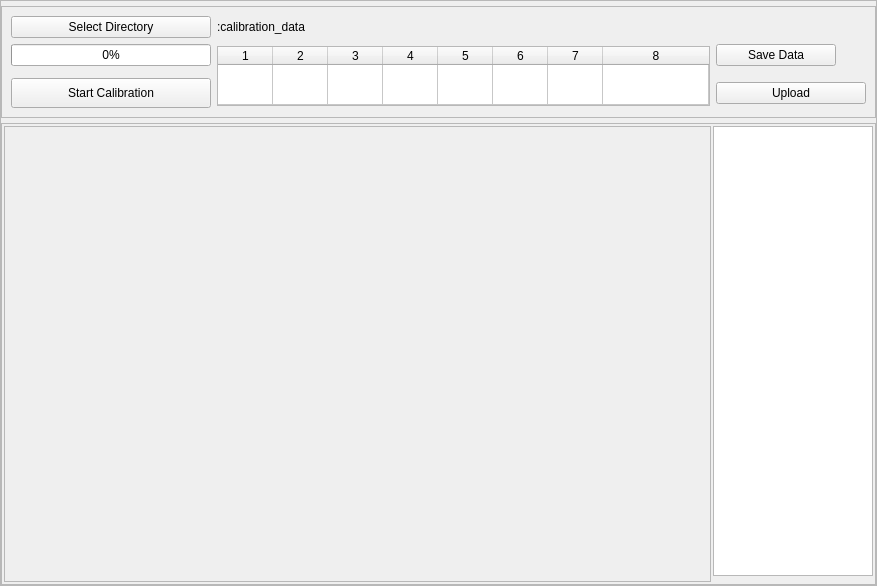
<?xml version="1.0" encoding="UTF-8"?>
<ui version="4.0">
 <class>MainWindow</class>
 <widget class="QMainWindow" name="MainWindow">
  <property name="geometry">
   <rect>
    <x>0</x>
    <y>0</y>
    <width>877</width>
    <height>586</height>
   </rect>
  </property>
  <property name="windowTitle">
   <string>MainWindow</string>
  </property>
  <widget class="QWidget" name="centralwidget">
   <layout class="QGridLayout" name="gridLayout_3">
    <property name="margin">
     <number>0</number>
    </property>
    <item row="0" column="0">
     <widget class="QFrame" name="widgetFrameOuter">
      <property name="sizePolicy">
       <sizepolicy hsizetype="Preferred" vsizetype="Preferred">
        <horstretch>0</horstretch>
        <verstretch>0</verstretch>
       </sizepolicy>
      </property>
      <property name="styleSheet">
       <string notr="true"/>
      </property>
      <property name="frameShape">
       <enum>QFrame::StyledPanel</enum>
      </property>
      <property name="frameShadow">
       <enum>QFrame::Raised</enum>
      </property>
      <property name="class" stdset="0">
       <string>PeripheralCollection</string>
      </property>
      <layout class="QVBoxLayout" name="verticalLayout_3">
       <property name="spacing">
        <number>5</number>
       </property>
       <property name="leftMargin">
        <number>0</number>
       </property>
       <property name="topMargin">
        <number>5</number>
       </property>
       <property name="rightMargin">
        <number>0</number>
       </property>
       <property name="bottomMargin">
        <number>0</number>
       </property>
       <item>
        <widget class="QFrame" name="frame">
         <property name="sizePolicy">
          <sizepolicy hsizetype="Preferred" vsizetype="Preferred">
           <horstretch>0</horstretch>
           <verstretch>0</verstretch>
          </sizepolicy>
         </property>
         <property name="minimumSize">
          <size>
           <width>0</width>
           <height>80</height>
          </size>
         </property>
         <property name="frameShape">
          <enum>QFrame::StyledPanel</enum>
         </property>
         <property name="frameShadow">
          <enum>QFrame::Raised</enum>
         </property>
         <property name="class" stdset="0">
          <string>PeripheralCollectionInner</string>
         </property>
         <layout class="QGridLayout" name="gridLayout">
          <item row="1" column="1" rowspan="3">
           <widget class="QTableWidget" name="valueTable">
            <property name="maximumSize">
             <size>
              <width>16777215</width>
              <height>60</height>
             </size>
            </property>
            <property name="rowCount">
             <number>1</number>
            </property>
            <property name="columnCount">
             <number>8</number>
            </property>
            <attribute name="horizontalHeaderDefaultSectionSize">
             <number>55</number>
            </attribute>
            <attribute name="horizontalHeaderMinimumSectionSize">
             <number>55</number>
            </attribute>
            <attribute name="horizontalHeaderStretchLastSection">
             <bool>true</bool>
            </attribute>
            <attribute name="verticalHeaderVisible">
             <bool>false</bool>
            </attribute>
            <attribute name="verticalHeaderStretchLastSection">
             <bool>true</bool>
            </attribute>
            <row/>
            <column/>
            <column/>
            <column/>
            <column/>
            <column/>
            <column/>
            <column/>
            <column/>
           </widget>
          </item>
          <item row="0" column="1" colspan="2">
           <widget class="QLabel" name="dirnameLabel">
            <property name="text">
             <string>:calibration_data</string>
            </property>
            <property name="alignment">
             <set>Qt::AlignLeading|Qt::AlignLeft|Qt::AlignVCenter</set>
            </property>
           </widget>
          </item>
          <item row="0" column="0">
           <widget class="QPushButton" name="pushButton_2">
            <property name="minimumSize">
             <size>
              <width>200</width>
              <height>0</height>
             </size>
            </property>
            <property name="maximumSize">
             <size>
              <width>200</width>
              <height>16777215</height>
             </size>
            </property>
            <property name="text">
             <string>Select Directory</string>
            </property>
           </widget>
          </item>
          <item row="1" column="0">
           <widget class="QProgressBar" name="progressBar">
            <property name="minimumSize">
             <size>
              <width>0</width>
              <height>0</height>
             </size>
            </property>
            <property name="maximumSize">
             <size>
              <width>200</width>
              <height>16777215</height>
             </size>
            </property>
            <property name="value">
             <number>0</number>
            </property>
           </widget>
          </item>
          <item row="3" column="0">
           <widget class="QPushButton" name="pushButton">
            <property name="minimumSize">
             <size>
              <width>94</width>
              <height>30</height>
             </size>
            </property>
            <property name="text">
             <string>Start Calibration</string>
            </property>
           </widget>
          </item>
          <item row="1" column="2">
           <widget class="QPushButton" name="pushButton_3">
            <property name="minimumSize">
             <size>
              <width>120</width>
              <height>0</height>
             </size>
            </property>
            <property name="maximumSize">
             <size>
              <width>80</width>
              <height>16777215</height>
             </size>
            </property>
            <property name="text">
             <string>Save Data</string>
            </property>
           </widget>
          </item>
          <item row="3" column="2">
           <widget class="QPushButton" name="pushButton_4">
            <property name="minimumSize">
             <size>
              <width>150</width>
              <height>0</height>
             </size>
            </property>
            <property name="maximumSize">
             <size>
              <width>16777215</width>
              <height>16777215</height>
             </size>
            </property>
            <property name="text">
             <string>Upload</string>
            </property>
           </widget>
          </item>
         </layout>
        </widget>
       </item>
       <item>
        <widget class="QFrame" name="frame_2">
         <property name="sizePolicy">
          <sizepolicy hsizetype="Preferred" vsizetype="Preferred">
           <horstretch>0</horstretch>
           <verstretch>0</verstretch>
          </sizepolicy>
         </property>
         <property name="minimumSize">
          <size>
           <width>0</width>
           <height>50</height>
          </size>
         </property>
         <property name="frameShape">
          <enum>QFrame::StyledPanel</enum>
         </property>
         <property name="frameShadow">
          <enum>QFrame::Raised</enum>
         </property>
         <property name="class" stdset="0">
          <string>PeripheralCollectionInner</string>
         </property>
         <layout class="QGridLayout" name="gridLayout_2">
          <property name="horizontalSpacing">
           <number>2</number>
          </property>
          <property name="margin">
           <number>2</number>
          </property>
          <item row="1" column="0" rowspan="2">
           <widget class="QScrollArea" name="scrollArea">
            <property name="widgetResizable">
             <bool>true</bool>
            </property>
            <widget class="QWidget" name="scrollAreaWidgetContents">
             <property name="geometry">
              <rect>
               <x>0</x>
               <y>0</y>
               <width>705</width>
               <height>419</height>
              </rect>
             </property>
             <layout class="QGridLayout" name="gridLayout_4">
              <property name="margin">
               <number>2</number>
              </property>
              <property name="spacing">
               <number>2</number>
              </property>
              <item row="0" column="0">
               <layout class="QGridLayout" name="plot_area"/>
              </item>
             </layout>
            </widget>
           </widget>
          </item>
          <item row="1" column="2">
           <widget class="QListWidget" name="listWidget">
            <property name="sizePolicy">
             <sizepolicy hsizetype="Maximum" vsizetype="Expanding">
              <horstretch>0</horstretch>
              <verstretch>0</verstretch>
             </sizepolicy>
            </property>
            <property name="minimumSize">
             <size>
              <width>0</width>
              <height>0</height>
             </size>
            </property>
            <property name="maximumSize">
             <size>
              <width>160</width>
              <height>16777215</height>
             </size>
            </property>
           </widget>
          </item>
         </layout>
        </widget>
       </item>
      </layout>
     </widget>
    </item>
   </layout>
  </widget>
  <widget class="QMenuBar" name="menubar">
   <property name="geometry">
    <rect>
     <x>0</x>
     <y>0</y>
     <width>877</width>
     <height>25</height>
    </rect>
   </property>
  </widget>
 </widget>
 <resources/>
 <connections>
  <connection>
   <sender>pushButton_2</sender>
   <signal>clicked()</signal>
   <receiver>MainWindow</receiver>
   <slot>selectDir()</slot>
   <hints>
    <hint type="sourcelabel">
     <x>210</x>
     <y>67</y>
    </hint>
    <hint type="destinationlabel">
     <x>344</x>
     <y>0</y>
    </hint>
   </hints>
  </connection>
  <connection>
   <sender>pushButton</sender>
   <signal>clicked()</signal>
   <receiver>MainWindow</receiver>
   <slot>startCalibration()</slot>
   <hints>
    <hint type="sourcelabel">
     <x>210</x>
     <y>142</y>
    </hint>
    <hint type="destinationlabel">
     <x>564</x>
     <y>0</y>
    </hint>
   </hints>
  </connection>
  <connection>
   <sender>pushButton_3</sender>
   <signal>clicked()</signal>
   <receiver>MainWindow</receiver>
   <slot>saveData()</slot>
   <hints>
    <hint type="sourcelabel">
     <x>736</x>
     <y>122</y>
    </hint>
    <hint type="destinationlabel">
     <x>831</x>
     <y>111</y>
    </hint>
   </hints>
  </connection>
  <connection>
   <sender>pushButton_4</sender>
   <signal>clicked()</signal>
   <receiver>MainWindow</receiver>
   <slot>upload()</slot>
   <hints>
    <hint type="sourcelabel">
     <x>786</x>
     <y>568</y>
    </hint>
    <hint type="destinationlabel">
     <x>792</x>
     <y>604</y>
    </hint>
   </hints>
  </connection>
 </connections>
 <slots>
  <slot>selectDir()</slot>
  <slot>startCalibration()</slot>
  <slot>saveData()</slot>
  <slot>setDifferentAD7718()</slot>
  <slot>setINL_CHANNEL(QString)</slot>
  <slot>setType(int)</slot>
  <slot>upload()</slot>
 </slots>
</ui>
